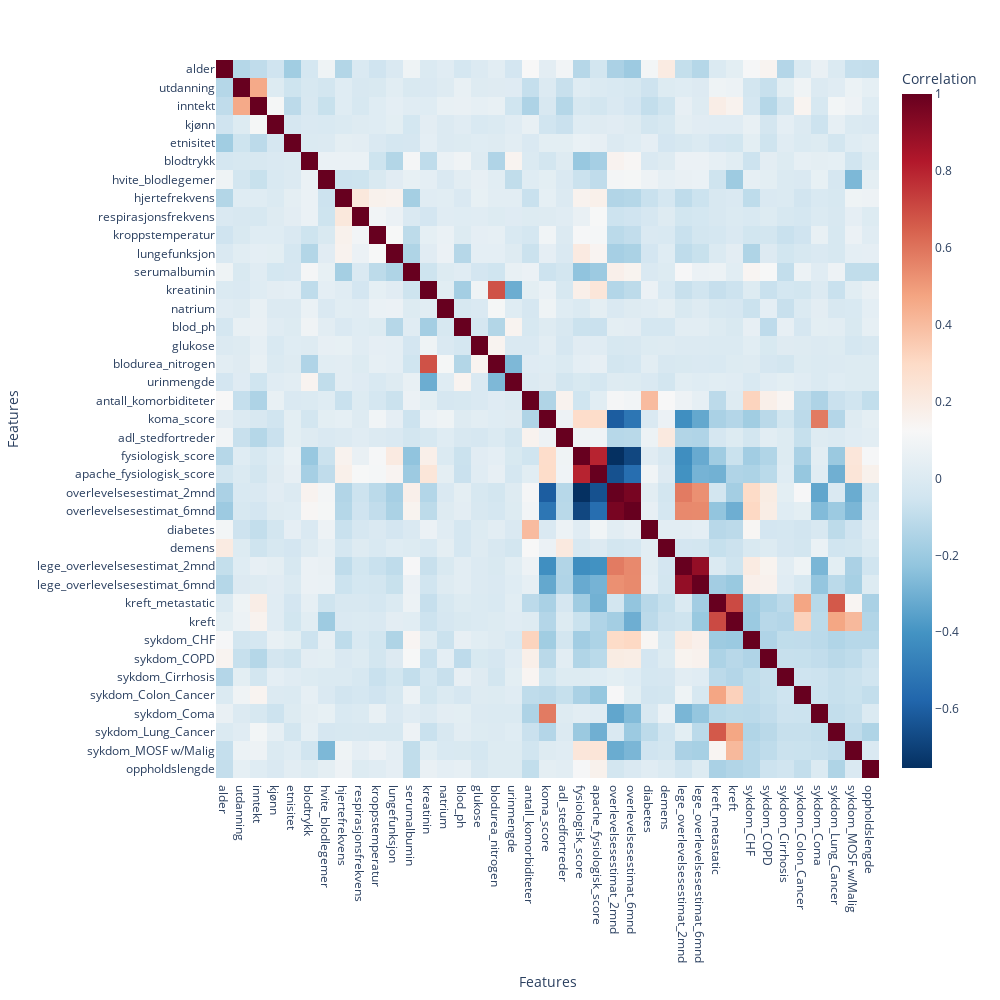

The cell this chart's notebook holds for it:
### Code cell
# Litt dprlig å bruke korrelasjon når vi har binære og kontinuerlige variabler, men lar den stå for nå. 
# Den fanger opp linær antagelse, og sammenheng mellom to variabler. 
# Hvis du prøver å se sammenhengen mellom en sykdom (som er binær: tilstedeværende eller ikke tilstedeværende) 
# og antall dager på sykehuset (kontinuerlig), er ikke forholdet nødvendigvis lineært. 
# For eksempel kan det være en terskel hvor tilstedeværelsen av en sykdom kraftig øker oppholdslengden, men det er ikke en jevn økning.

correlation_matrix=train_df.corr()

fig =px.imshow(correlation_matrix,
               labels=dict(x='Features', y='Features', color='Correlation'),
               x=correlation_matrix.columns,
               y=correlation_matrix.columns,
                color_continuous_scale='RdBu_r',
                aspect='auto')

fig.update_layout(
    yaxis=dict(
        tickmode='linear',
        tick0=0,
        dtick=1
    ),xaxis=dict(
        tickmode='linear',
        tick0=0,
        dtick=1
    ),
    autosize=False,
    height=1000,
    width=1000

)
fig.show()

### Figure 1 — Plotly figure (JSON) as saved in the notebook; plotly's stock layout.template omitted (floating-point values rounded to 4 significant figures; data arrays with more than 128 entries replaced by an {"elided": "..."} marker saying what was removed)
{"data": [{"coloraxis": "coloraxis", "hovertemplate": "Features: %{x}<br>Features: %{y}<br>Correlation: %{z}<extra></extra>", "name": "0", "type": "heatmap", "x": ["alder", "utdanning", "inntekt", "kjønn", "etnisitet", "blodtrykk", "hvite_blodlegemer", "hjertefrekvens", "respirasjonsfrekvens", "kroppstemperatur", "lungefunksjon", "serumalbumin", "kreatinin", "natrium", "blod_ph", "glukose", "blodurea_nitrogen", "urinmengde", "antall_komorbiditeter", "koma_score", "adl_stedfortreder", "fysiologisk_score", "apache_fysiologisk_score", "overlevelsesestimat_2mnd", "overlevelsesestimat_6mnd", "diabetes", "demens", "lege_overlevelsesestimat_2mnd", "lege_overlevelsesestimat_6mnd", "kreft_metastatic", "kreft", "sykdom_CHF", "sykdom_COPD", "sykdom_Cirrhosis", "sykdom_Colon_Cancer", "sykdom_Coma", "sykdom_Lung_Cancer", "sykdom_MOSF w/Malig", "oppholdslengde"], "xaxis": "x", "y": ["alder", "utdanning", "inntekt", "kjønn", "etnisitet", "blodtrykk", "hvite_blodlegemer", "hjertefrekvens", "respirasjonsfrekvens", "kroppstemperatur", "lungefunksjon", "serumalbumin", "kreatinin", "natrium", "blod_ph", "glukose", "blodurea_nitrogen", "urinmengde", "antall_komorbiditeter", "koma_score", "adl_stedfortreder", "fysiologisk_score", "apache_fysiologisk_score", "overlevelsesestimat_2mnd", "overlevelsesestimat_6mnd", "diabetes", "demens", "lege_overlevelsesestimat_2mnd", "lege_overlevelsesestimat_6mnd", "kreft_metastatic", "kreft", "sykdom_CHF", "sykdom_COPD", "sykdom_Cirrhosis", "sykdom_Colon_Cancer", "sykdom_Coma", "sykdom_Lung_Cancer", "sykdom_MOSF w/Malig", "oppholdslengde"], "yaxis": "y", "z": {"elided": "39x39 float values"}}], "layout": {"autosize": false, "coloraxis": {"colorbar": {"title": {"text": "Correlation"}}, "colorscale": [[0, "rgb(5,48,97)"], [0.1, "rgb(33,102,172)"], [0.2, "rgb(67,147,195)"], [0.3, "rgb(146,197,222)"], [0.4, "rgb(209,229,240)"], [0.5, "rgb(247,247,247)"], [0.6, "rgb(253,219,199)"], [0.7, "rgb(244,165,130)"], [0.8, "rgb(214,96,77)"], [0.9, "rgb(178,24,43)"], [1, "rgb(103,0,31)"]]}, "height": 1000, "margin": {"t": 60}, "width": 1000, "xaxis": {"anchor": "y", "domain": [0, 1], "dtick": 1, "tick0": 0, "tickmode": "linear", "title": {"text": "Features"}}, "yaxis": {"anchor": "x", "autorange": "reversed", "domain": [0, 1], "dtick": 1, "tick0": 0, "tickmode": "linear", "title": {"text": "Features"}}}}
